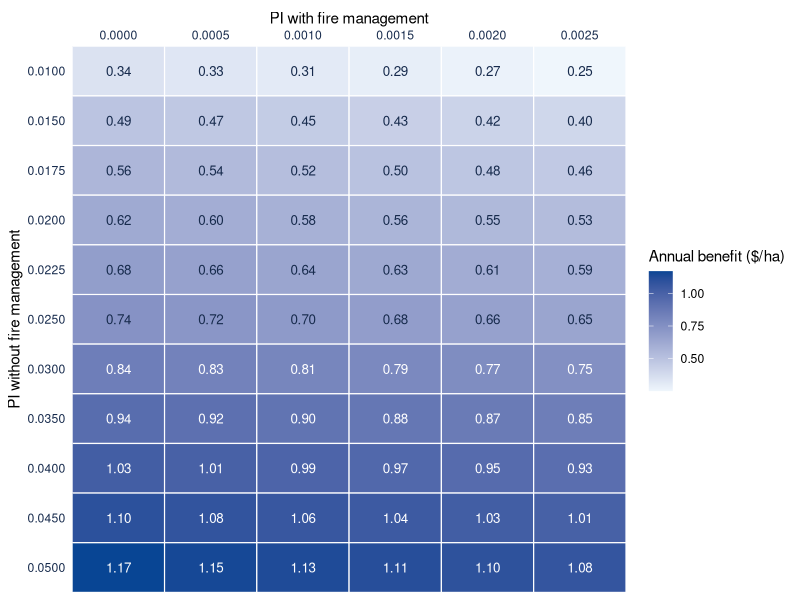
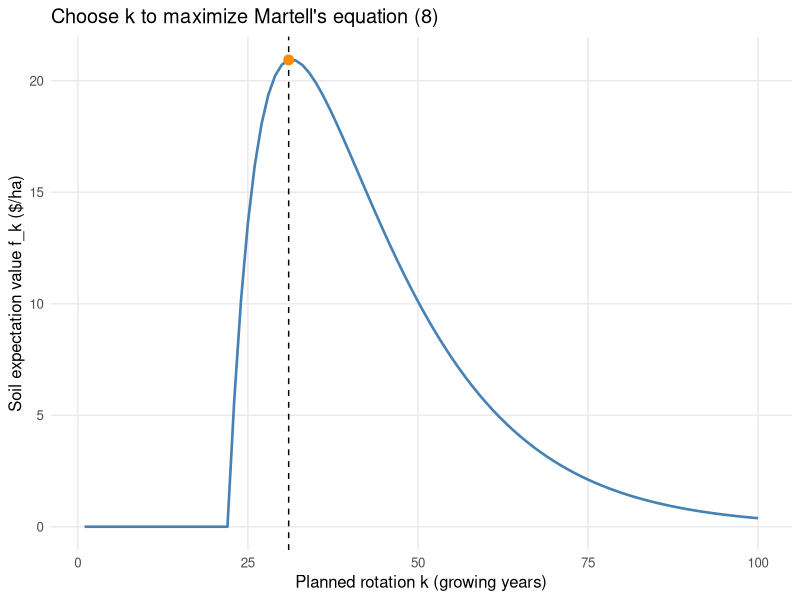

Generate these figures, in order, with R:
# Martell (1980): the optimal rotation of a flammable forest stand
# AREC 615. Run the numbered sections interactively in RStudio.
# Companion notes: martell.qmd. Requires ggplot2; numerical work uses base R.
# From the repository root: Rscript modules/dynamic_programming/martell_model_lab.R
# No downloads or working-directory changes are needed.
# Martell's notation: i is a PERCENT (5, not .05), alpha is the discount factor,
# PI[j]: conditional probability a stand grown for j-1 years ignites and burns
# during growing year j, with no harvesting; PIH[j]: the same with harvesting.
# P[j]: probability the stand survives years 1,...,j-1 and burns in year j.
# R[j]: net revenue received at year-end if harvested and not burned in year j.
# S[j]: net revenue received at year-end if burned and salvaged in year j.
# f: soil expectation value, the expected present value of all future stands,
# starting with bare land, under an optimal rotation policy over an infinite horizon.
# k: planned rotation interval (years); harvest occurs during growing year k.
# All money is dollars per hectare unless otherwise noted.

library(ggplot2)
make_plots <- interactive()

# 1. Martell's simplified jack pine example (p. 32) ------------------------
i <- 5
alpha <- 1 / (1 + i / 100)
N <- 100                       # maximum allowable rotation (years); within yield-curve range
j <- seq_len(N)                 # growing year, starting at 1
v <- 2                         # net return per cubic metre of wood ($/m^3)
C <- 0                         # cost of planting the stand, paid at each cycle's start
PI <- 0.025                    # baseline: one of Martell's Table 1 scenarios
PIH <- PI                      # same risk during a harvest year
S <- rep(0, N)                  # S[j] = net revenue if burned and salvaged during year j

# GMV: gross merchantable volume (cubic metres per hectare); A: age (years).
GMV <- function(A) {
  stopifnot(all(is.finite(A)), all(A >= 0 & A <= 100))
  volume <- numeric(length(A))
  positive <- A > 22
  volume[positive] <- 397.49 - 1865.5 * A[positive]^(-0.5)
  volume
}
R <- v * GMV(j)                # R[j]: net revenue if harvested and not burned during year j
# Note the indexing: beginning age 30 -> growing year 31 -> net harvest revenue R[31].
# For ages <=22 use Martell's explicit zero-volume convention, not extrapolation.
stopifnot(alpha > 0, alpha < 1, N >= 2, N <= 100)

# 2. The paper's regeneration solution: enumerate k = 1,...,N -------------
# This function retains C, S, and age-/action-dependent probabilities so the
# simplified example can later be extended. Supply scalar fire probabilities or N-vectors.
hazard_vector <- function(x, N) {
  stopifnot(length(x) %in% c(1L, N), all(is.finite(x)), all(x >= 0 & x <= 1))
  rep(x, length.out = N)
}
rotation_values <- function(R, S, C, alpha, PI, PIH = PI) {
  N <- length(R)
  stopifnot(N >= 2, length(S) == N, all(is.finite(c(R, S, C))),
            length(C) == 1, C >= 0, alpha > 0, alpha < 1)
  PI <- hazard_vector(PI, N)
  PIH <- hazard_vector(PIH, N)
  E1 <- E2 <- f_k <- numeric(N)
  for (k in seq_len(N)) {
    # Probability of entering each year without any earlier fire.
    survival_start <- c(1, cumprod(1 - PI[seq_len(k - 1)]))
    P <- survival_start * c(PI[seq_len(k - 1)], PIH[k])
    # P[j] is unconditional; in the harvest year it uses PIH[k].
    survival_harvest <- survival_start[k] * (1 - PIH[k])
    stopifnot(abs(sum(P) + survival_harvest - 1) < 1e-12)
    E1[k] <- survival_harvest * alpha^k + sum(alpha^seq_len(k) * P)
    E2[k] <- survival_harvest * alpha^k * R[k] +
      sum(alpha^seq_len(k) * S[seq_len(k)] * P)
    f_k[k] <- (E2[k] - C) / (1 - E1[k])  # Martell's equation (8)
  }
  data.frame(k = seq_len(N), E1 = E1, E2 = E2, f_k = f_k)
}
rotation <- rotation_values(R, S, C, alpha, PI, PIH)
k_star <- rotation$k[which.max(rotation$f_k)]  # earliest maximum if exact tie
f <- max(rotation$f_k)
print(rotation[rotation$k %in% (k_star + (-2:2)), ], digits = 7, row.names = FALSE)
cat(sprintf("Regeneration solution: k* = %d growing years; f = %.6f $/ha.\n", k_star, f))

# Inspect the components of the winning cycle. Future cycles contribute E1*f.
cycle_accounting <- data.frame(C = C, E2 = rotation$E2[k_star],
                               continuation = rotation$E1[k_star] * f, f = f)
print(cycle_accounting)
stopifnot(abs(-C + cycle_accounting$E2 + cycle_accounting$continuation - f) < 1e-10)
# PAUSE: Why do fire outcomes contain continuation value even when S[j]=0?

# Closed-form shortcut for the simplified model only: C=0, S=0, PIH=PI constant.
# This is derived in the notes; the general routine above does not rely on it.
simplified_values <- function(R, alpha, PI) {
  k <- seq_along(R)
  b <- alpha * (1 - PI)         # algebra helper, not a new economic parameter
  R * b^k * (1 - b) / ((1 - alpha) * (1 - b^k))
}
if (C == 0 && all(S == 0) && length(PI) == 1 && identical(PIH, PI)) {
  stopifnot(max(abs(rotation$f_k - simplified_values(R, alpha, PI))) < 1e-10)
}

# 3. Reproduce Table 1 at every fire probability --
PI_table <- c(0, .0005, .001, .0015, .002, .0025, .01, .015, .0175,
              .02, .0225, .025, .03, .035, .04, .045, .05)
Martell_f <- c(36.47, 36.07, 35.68, 35.28, 34.89, 34.51, 29.24, 26.17,
               24.76, 23.42, 22.14, 20.93, 18.73, 16.72, 14.94, 13.35, 11.89)
Martell_k <- c(rep(34, 6), 33, rep(32, 4), rep(31, 3), rep(30, 3))
# Explicit original-paper inputs: Table 1 stays a replication if students change
# their baseline parameters in section 1. Use a separate experiment for extensions.
R_paper <- 2 * GMV(seq_len(100))
S_paper <- rep(0, 100)
alpha_paper <- 1 / 1.05
table1 <- do.call(rbind, lapply(PI_table, function(PI) {
  rot <- rotation_values(R_paper, S_paper, 0, alpha_paper, PI)
  data.frame(PI = PI, f = max(rot$f_k), k_star = which.max(rot$f_k))
}))
table1$Martell_f <- Martell_f
table1$Martell_k <- Martell_k
table1$difference <- table1$f - table1$Martell_f
# Two Table 1 values differ by one cent after rounding; retain the printed
# inputs and report the differences instead of tuning the yield curve.
print(table1, digits = 6, row.names = FALSE)
stopifnot(max(abs(table1$f - Martell_f)) < .01, all(table1$k_star == Martell_k))

# 4. Reproduce Table 2: annual timber benefits of fire management ----------
# B: annual fire management expenditure, dollars per unit area (here per hectare).
# f(B): soil expectation value given expenditure B and an optimal rotation policy.
# EPV(B): expected present value of fire management activities = f(B)-f(0).
# A(B): equivalent average annual return = (1-alpha)*EPV(B).
# Here f(0) means ZERO MANAGEMENT SPENDING, not necessarily zero fire risk.
# A(B) is a return FUNCTION; A alone remains stand age.
# Annual benefits/payments are at the START of each year, including today.
PI_without <- PI_table[PI_table >= .01]
PI_with <- c(0, .0005, .001, .0015, .002, .0025)
f_with <- table1$f[match(PI_with, table1$PI)]
f_without <- table1$f[match(PI_without, table1$PI)]
A_B <- (1 - alpha_paper) * outer(f_without, f_with, function(x, y) y - x)
dimnames(A_B) <- list(sprintf("%.4f", PI_without), sprintf("%.4f", PI_with))
print(round(A_B, 2))

# Keep Table 2's row/column order and show its values on a common color scale.
benefit_data <- expand.grid(PI_without = rownames(A_B), PI_with = colnames(A_B),
                            stringsAsFactors = FALSE)
benefit_data$A_B <- as.vector(A_B)
benefit_data$PI_without <- factor(benefit_data$PI_without,
                                  levels = rev(rownames(A_B)))
benefit_data$PI_with <- factor(benefit_data$PI_with, levels = colnames(A_B))
benefit_plot <- ggplot(benefit_data, aes(PI_with, PI_without, fill = A_B)) +
  geom_tile(color = "white", linewidth = .4) +
  geom_text(aes(label = sprintf("%.2f", A_B),
                color = A_B >= .75), size = 3.4, show.legend = FALSE) +
  scale_color_manual(values = c("FALSE" = "#172B4D", "TRUE" = "white")) +
  scale_fill_gradient(low = "#EFF6FC", high = "#084594",
                      name = "Annual benefit ($/ha)") +
  scale_x_discrete(position = "top", expand = c(0, 0)) +
  scale_y_discrete(expand = c(0, 0)) +
  labs(x = "PI with fire management", y = "PI without fire management") +
  theme_minimal(base_size = 11) +
  theme(panel.grid = element_blank(), legend.position = "right",
        axis.text = element_text(color = "#172B4D"),
        axis.ticks = element_blank())
if (make_plots) print(benefit_plot)
Martell_A_B <- rbind(
  c(.34,.33,.31,.29,.27,.25), c(.49,.47,.45,.43,.42,.40),
  c(.56,.54,.52,.50,.48,.46), c(.62,.60,.58,.56,.55,.53),
  c(.68,.66,.64,.63,.61,.59), c(.74,.72,.70,.68,.66,.65),
  c(.84,.83,.81,.79,.77,.75), c(.94,.92,.91,.89,.87,.85),
  c(1.02,1.01,.99,.97,.95,.93), c(1.10,1.08,1.06,1.05,1.03,1.01),
  c(1.17,1.15,1.13,1.11,1.09,1.08))
stopifnot(max(abs(A_B - Martell_A_B)) < .01)
B <- 0.48                      # Martell's illustrative annual fire management expenditure
EPV_B <- table1$f[match(.0015, table1$PI)] - table1$f[match(.025, table1$PI)]
protection_example <- data.frame(EPV_B = EPV_B, A_B = (1-alpha_paper)*EPV_B,
                                 B = B, annual_net_benefit = (1-alpha_paper)*EPV_B-B)
print(protection_example)

# 5. Plot the planned-rotation values -----------------------------------
plot_theme <- theme_minimal(base_size = 12) +
  theme(panel.grid.minor = element_blank(), legend.position = "bottom")
rotation_plot <- ggplot(rotation, aes(k, f_k)) +
  geom_line(color = "steelblue", linewidth = .9) +
  geom_vline(xintercept = k_star, linetype = "dashed") +
  geom_point(data = rotation[k_star, ], color = "darkorange", size = 3) +
  labs(x = "Planned rotation k (growing years)", y = "Soil expectation value f_k ($/ha)",
       title = "Choose k to maximize Martell's equation (8)") + plot_theme
if (make_plots) print(rotation_plot)

cat("All Table 1 rotations match and table values agree within $0.01.\n")
# Investigations: change section 1 and rerun the solution and plots.
# Tables in sections 3-4 retain the original-paper inputs for replication.
# 1. Raise C or allow S[j]>0. Explain how these change the cost of a reset.
# 2. Let PI increase with j, or make PIH>PI. Does harvesting still avoid risk?
# 3. Raise i (in percent). Compare both k* and f, not just the policy.
